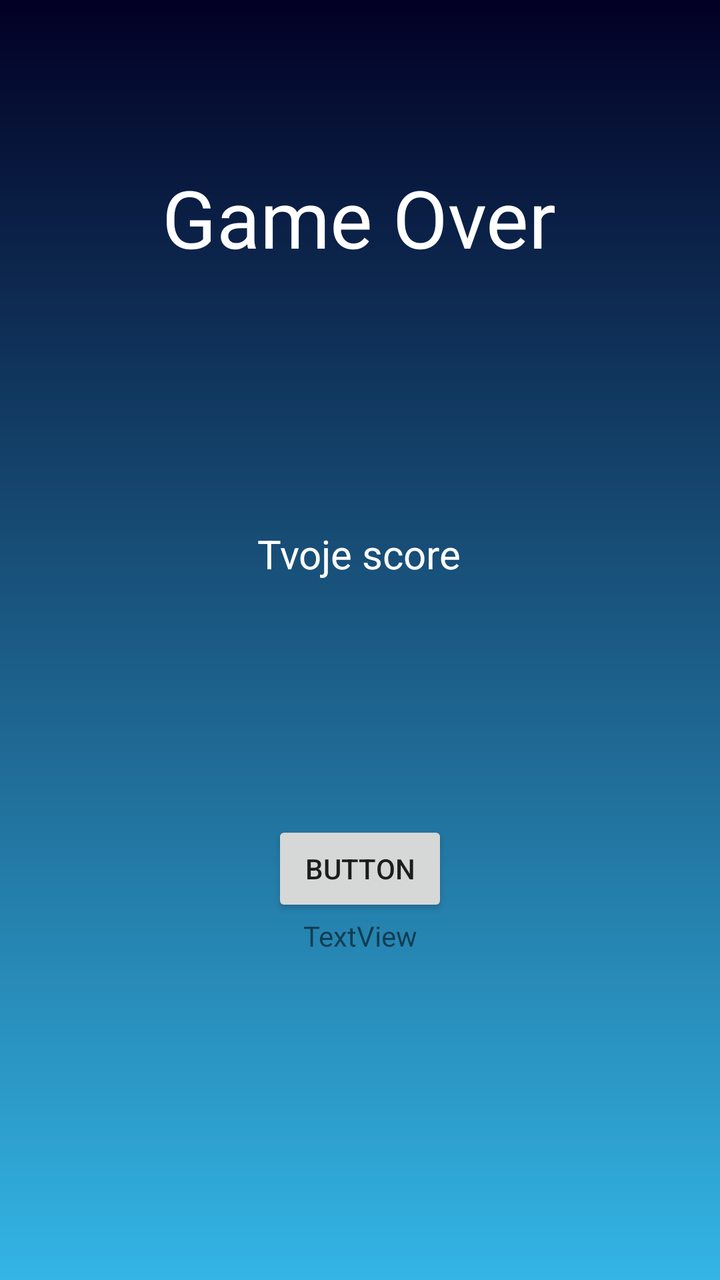
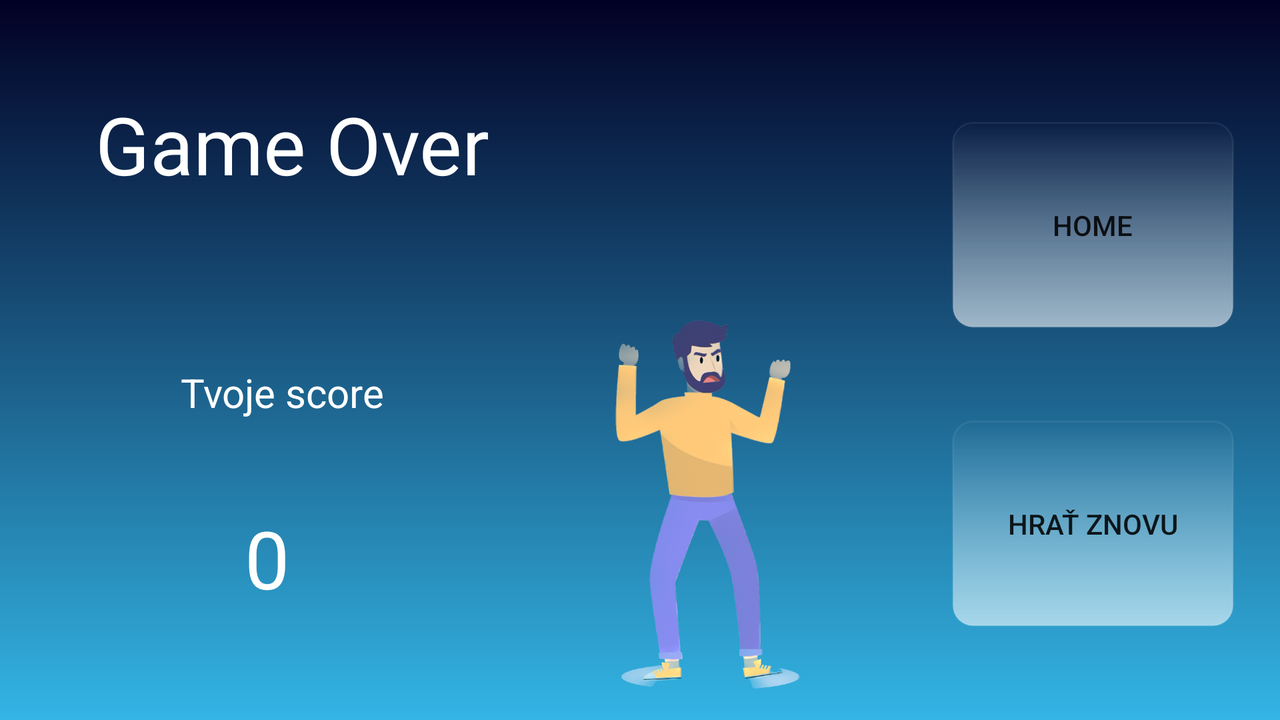

Compare how this app lays out the same screen by default and in its alternative resource folder. The renders come first, then the two layout files and the values they reference.
<!-- AndroidManifest.xml: application theme Theme.ReflexMaster -->
<!-- res/layout/fragment_game_over.xml -->
<?xml version="1.0" encoding="utf-8"?>
<androidx.constraintlayout.widget.ConstraintLayout
    xmlns:android="http://schemas.android.com/apk/res/android"
    xmlns:app="http://schemas.android.com/apk/res-auto"
    xmlns:tools="http://schemas.android.com/tools"
    android:layout_width="match_parent"
    android:layout_height="match_parent"
    android:background="@drawable/gradient_blue"
    android:id = "@+id/vedla">

    

    <TextView
        android:id="@+id/GameOverText"
        android:layout_width="wrap_content"
        android:layout_height="wrap_content"
        android:text="@string/gameOver"
        android:textColor="@color/white"
        android:textSize="40dp"
        app:layout_constraintBottom_toBottomOf="parent"
        app:layout_constraintEnd_toEndOf="parent"
        app:layout_constraintHorizontal_bias="0.498"
        app:layout_constraintStart_toStartOf="parent"
        app:layout_constraintTop_toTopOf="parent"
        app:layout_constraintVertical_bias="0.14" />

    <TextView
        android:id="@+id/TvojeScoreText"
        android:layout_width="wrap_content"
        android:layout_height="wrap_content"
        android:layout_marginTop="128dp"
        android:text="@string/tvojeScore"
        android:textColor="@color/white"
        android:textSize="20dp"
        app:layout_constraintEnd_toEndOf="parent"
        app:layout_constraintHorizontal_bias="0.498"
        app:layout_constraintStart_toStartOf="parent"
        app:layout_constraintTop_toBottomOf="@+id/GameOverText" />

    <Button
        android:id="@+id/startbt"
        android:layout_width="wrap_content"
        android:layout_height="wrap_content"
        android:layout_marginTop="120dp"
        android:text="Button"
        app:layout_constraintEnd_toEndOf="parent"
        app:layout_constraintStart_toStartOf="parent"
        app:layout_constraintTop_toBottomOf="@+id/TvojeScoreText" />

    <TextView
        android:id="@+id/timeview"
        android:layout_width="wrap_content"
        android:layout_height="wrap_content"
        android:text="TextView"
        app:layout_constraintEnd_toEndOf="parent"
        app:layout_constraintStart_toStartOf="parent"
        app:layout_constraintTop_toBottomOf="@+id/startbt" />

</androidx.constraintlayout.widget.ConstraintLayout>
<!-- resources referenced by this layout -->
<resources>
  <!-- drawable gradient_blue (drawable) -->
  <shape xmlns:android="http://schemas.android.com/apk/res/android"
      android:shape="rectangle">
      <gradient
          android:startColor="#33b5e5"
          android:endColor="#020024"
          android:angle="90"/>
  </shape>
  <string name="gameOver">Game Over</string>
  <string name="tvojeScore">Tvoje score</string>
  <style name="Theme.ReflexMaster" parent="Theme.MaterialComponents.DayNight.DarkActionBar">
          
          <item name="colorPrimary">@color/purple_500</item>
          <item name="colorPrimaryVariant">@color/purple_700</item>
          <item name="colorOnPrimary">@color/white</item>
          
          <item name="colorSecondary">@color/teal_200</item>
          <item name="colorSecondaryVariant">@color/teal_700</item>
          <item name="colorOnSecondary">@color/black</item>
          
          <item name="android:statusBarColor">?attr/colorPrimaryVariant</item>
          
      </style>
</resources>
<!-- res/layout-land/fragment_game_over.xml (the author's variant of the layout above) -->
<!-- drawn on the phone turned sideways -->
<?xml version="1.0" encoding="utf-8"?>
<androidx.constraintlayout.widget.ConstraintLayout
    xmlns:android="http://schemas.android.com/apk/res/android"
    xmlns:app="http://schemas.android.com/apk/res-auto"
    xmlns:tools="http://schemas.android.com/tools"
    android:layout_width="match_parent"
    android:layout_height="match_parent"
    android:background="@drawable/gradient_blue"
    android:id = "@+id/vedla">

    

    <TextView
        android:id="@+id/GameOverText"
        android:layout_width="wrap_content"
        android:layout_height="wrap_content"
        android:text="@string/gameOver"
        android:textColor="@color/white"
        android:textSize="40dp"
        app:layout_constraintBottom_toBottomOf="parent"
        app:layout_constraintEnd_toEndOf="parent"
        app:layout_constraintHorizontal_bias="0.108"
        app:layout_constraintStart_toStartOf="parent"
        app:layout_constraintTop_toTopOf="parent"
        app:layout_constraintVertical_bias="0.148" />

    <TextView
        android:id="@+id/TvojeScoreText"
        android:layout_width="wrap_content"
        android:layout_height="wrap_content"
        android:layout_marginTop="84dp"
        android:text="@string/tvojeScore"
        android:textColor="@color/white"
        android:textSize="20dp"
        app:layout_constraintEnd_toEndOf="parent"
        app:layout_constraintHorizontal_bias="0.168"
        app:layout_constraintStart_toStartOf="parent"
        app:layout_constraintTop_toBottomOf="@+id/GameOverText" />

    <TextView
        android:id="@+id/scoreAktual"
        android:layout_width="wrap_content"
        android:layout_height="wrap_content"
        android:text="0"
        android:textColor="@color/white"
        android:textSize="40dp"
        app:layout_constraintBottom_toBottomOf="parent"
        app:layout_constraintEnd_toEndOf="parent"
        app:layout_constraintHorizontal_bias="0.198"
        app:layout_constraintStart_toStartOf="parent"
        app:layout_constraintTop_toBottomOf="@+id/TvojeScoreText"
        app:layout_constraintVertical_bias="0.439" />

    <Button
        android:id="@+id/BtnHome"
        android:layout_width="141dp"
        android:layout_height="103dp"
        android:background="@drawable/glassmorphism"
        android:text="@string/home"
        app:layout_constraintBottom_toBottomOf="parent"
        app:layout_constraintEnd_toEndOf="parent"
        app:layout_constraintHorizontal_bias="0.954"
        app:layout_constraintStart_toStartOf="parent"
        app:layout_constraintTop_toTopOf="parent"
        app:layout_constraintVertical_bias="0.237" />

    <Button
        android:id="@+id/BtnAgain"
        android:layout_width="141dp"
        android:layout_height="103dp"
        android:background="@drawable/glassmorphism"
        android:text="@string/again"
        app:layout_constraintBottom_toBottomOf="parent"
        app:layout_constraintEnd_toEndOf="parent"
        app:layout_constraintHorizontal_bias="0.954"
        app:layout_constraintStart_toStartOf="parent"
        app:layout_constraintTop_toTopOf="parent"
        app:layout_constraintVertical_bias="0.818" />

    <ImageView
        android:id="@+id/imageView2"
        android:layout_width="237dp"
        android:layout_height="471dp"
        android:layout_marginTop="16dp"
        app:layout_constraintEnd_toEndOf="parent"
        app:layout_constraintHorizontal_bias="0.56"
        app:layout_constraintStart_toStartOf="parent"
        app:layout_constraintTop_toTopOf="parent"
        app:srcCompat="@drawable/ppl" />

</androidx.constraintlayout.widget.ConstraintLayout>
<!-- resources referenced by the variant -->
<!-- as the phone turned sideways resolves them -->
<resources>
  <!-- drawable glassmorphism (drawable) -->
  <shape xmlns:android="http://schemas.android.com/apk/res/android"
      android:shape="rectangle">
      <gradient
          android:startColor="#94FFFFFF"
          android:endColor="#00ffffff"
          android:angle="90" />
      <corners android:radius="10dp" />
      <stroke
          android:width="1dp"
          android:color="#11FFFFFF" />
  </shape>
  <!-- drawable gradient_blue (drawable) -->
  <shape xmlns:android="http://schemas.android.com/apk/res/android"
      android:shape="rectangle">
      <gradient
          android:startColor="#33b5e5"
          android:endColor="#020024"
          android:angle="90"/>
  </shape>
  <!-- drawable ppl: png bitmap (drawable, 596403 bytes) -->
  <string name="again">Hrať znovu </string>
  <string name="gameOver">Game Over</string>
  <string name="home">Home </string>
  <string name="tvojeScore">Tvoje score</string>
  <style name="Theme.ReflexMaster" parent="Theme.MaterialComponents.DayNight.DarkActionBar">
          
          <item name="colorPrimary">@color/purple_500</item>
          <item name="colorPrimaryVariant">@color/purple_700</item>
          <item name="colorOnPrimary">@color/white</item>
          
          <item name="colorSecondary">@color/teal_200</item>
          <item name="colorSecondaryVariant">@color/teal_700</item>
          <item name="colorOnSecondary">@color/black</item>
          
          <item name="android:statusBarColor">?attr/colorPrimaryVariant</item>
          
      </style>
</resources>
